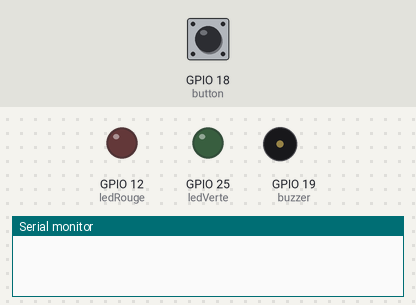
The sketch below on a simulated ESP32. Shown: output pins drawn as LEDs (lit = HIGH), buzzer (waves = sounding), the last lines printed to the serial monitor. Dashed ring = blinking. The test bench sets the inputs (shaded band); at power-on: GPIO 18 (button) LOW. Random numbers use the default seed unless the sketch sets one.

Above: at 3.5 s.
3.6 s: GPIO 18 (button) pulled HIGH for 1 s
At 3.85 s:
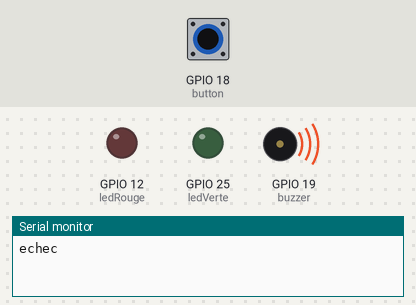
At 4.6 s:
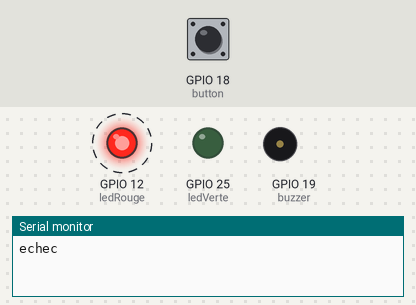
7.1 s: GPIO 18 (button) pulled HIGH for 3.2 s
At 8.7 s:
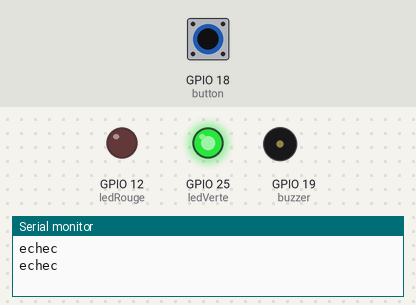
Timing chart, 0 to 17.8 s (numbered marks = the images above; inputs shaded):
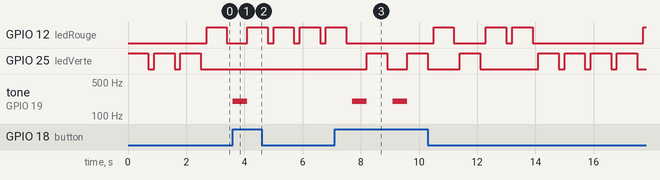

The sketch:

acces3c.ino
```cpp
//#include <Servo.h>

//Il s'agit de l'accès "Speedrun". On observe que les LEDs rouge et verte clignotent
//en alternance. Si on appuie avec succès sur le bouton blanc lorsque la LED verte
//est active trois fois d’affilée, la porte s’ouvre.
//#include <Servo.h>
//Servo myServo; //bibliothèque pour utiliser le servomoteur

int ledRouge = 12;
int ledVerte = 25;
int buzzer = 19;
int button = 18;

void setup() {
  Serial.begin(9600);
  // put your setup code here, to run once:
  pinMode(ledRouge, OUTPUT); //led rouge
  pinMode(ledVerte, OUTPUT); //led verte
  pinMode(buzzer, OUTPUT); //Buzzer

  //myServo.attach(9) //Moteur
  //myServo.write(90); //initialization

  pinMode(button, INPUT); //Bouton

}

int counter = 0; //quand bouton appuyé et que la vert s'allume +1, quand rouge s'allume et quand on appuie alors que le counter est différent de 3, 0

void loop() {
  // put your main code here, to run repeatedly:
  //boutonAppuye = digitalRead(button); //march que si on a 7??? //si bouton actif ce sera HIGH, sinon LOW

  //utiliser random(2) qui prend un nombre entre 0 et 1, si on a 0 la led rouge s'allume, sinon la verte
  int controlLumiere = random(2);

  if(controlLumiere == 1){
    counter += 1;
    digitalWrite(ledVerte, HIGH);
    delay(700);
    digitalWrite(ledVerte, LOW);
    delay(200);
  } else{
    digitalWrite(ledRouge, HIGH);
    delay(700);
    digitalWrite(ledRouge,LOW);
    delay(200);
    counter = 0;
  }

  if (counter == 3 && digitalRead(button) == HIGH){ //succès
    //myServo.write(0); //on verra après pour l'angle
     //voir si on ajoute un reset ou pas (juste appelé setup? ou faire une autre fonction?)
    Serial.println("succès");
    tone(buzzer, 450);
    delay(500);
    noTone(buzzer);

  } else if(counter == 3 && digitalRead(button) == LOW) {
      counter = 0;

  }
    else if(counter != 3 && digitalRead(button) == HIGH){
      Serial.println("echec");
      counter = 0;
      tone(buzzer,200);
      delay(500);
      noTone(buzzer);
  }


}

//void reset() {
  //myServo.write(180);
//}
```

Measured:
- after the input at 3.6 s, tone on GPIO 19 (buzzer): silent → 200 Hz at once, → silent 0.50 s later
- after the input at 7.1 s, tone on GPIO 19 (buzzer): alternates 200 Hz for 0.50 s and silent for 0.90 s, 4 changes in all, then stays silent, starting after 0.60 s
